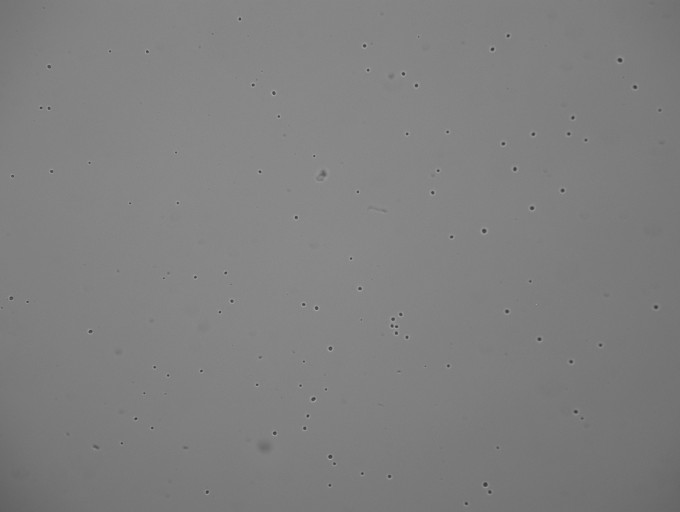
#> input picture LawlessData/R03C05/img_000000000__000.tif, 1360 x 1024 px (shown at 1/2 size); the run also reads 1 picture not shown here
$ python GrowthRateCV2.py R03C05/img_000000001__000.tif
#> lines starting #> are read from the running program, lines starting #| are printed output that depends on the picture; after the words box and inside, x2 and y2 are one past the last pixel; in counts of white or black regions, pixels touching at a corner belong together; pictures that were not available may be replaced by others from this repository, and a replacement may not be noted
############# IMAGE ANALYSIS IN CV2 ##############

import cv2
import cv2.cv as cv
import PIL, sys, os, numpy, random, math, re
from PIL import Image

################# Functions ######################

def numericalSort(value):
    '''To sort file names numerically'''
    numbers = re.compile(r'(\d+)')
    parts = numbers.split(value)
    parts[1::2] = map(int, parts[1::2])
    return parts

def makeBackground(folders):
    ''' Open stack of first images from each spot and get median pixel
    intensity to get a good background lighting map '''
    example=cv2.imread(os.path.join(folders[0],"img_000000000__000.tif"),3)
    images=numpy.zeros(example.shape+(len(folders),),numpy.uint8)
    for f in xrange(len(folders)):
        currim=cv2.imread(os.path.join(folders[f],"img_000000000__000.tif"),3)
        images[:,:,:,f]=currim
    backg=numpy.median(images,axis=3)
    new_image=numpy.zeros(example.shape,numpy.uint8)
    new_image[:]=backg
    return(new_image)

def getBlobs(image,bk,showIms=False,DX=25,DY=25):
    '''Get masks representing microcolony sizes and positions'''
    # Open image as colour
    im=cv2.imread(image,3)
    siz=im.shape #row, column = height, width
    if showIms:
        img=Image.fromarray(im,'RGB')
        img.save("1ShowImages.png")
    # Add border around image (based on background)
    border_im=cv2.resize(bk,(2*DY+siz[1],2*DX+siz[0]),
                         interpolation = cv2.INTER_CUBIC)
    new_siz=border_im.shape
    border_im[DY:new_siz[0]-DY,DX:new_siz[1]-DX]=im
    if showIms:
        img=Image.fromarray(border_im,'RGB')
        img.save("2ShowImages.png")
    # Convert image to gray scale; use original image for canny edge map!
    im_gray=cv2.cvtColor(im,cv2.COLOR_BGR2GRAY)
    # Generate Canny Edge Map
    canny_im=cv2.Canny(im_gray,10,50,3)
    if showIms:
        img=Image.fromarray(canny_im)
        img.save("3ShowImages.png")
    # Find contours and fill in the area
    kernel = numpy.ones((5,5),numpy.uint8)
    dilate_im=cv2.dilate(canny_im,kernel,iterations=4)
    if showIms:
        img=Image.fromarray(dilate_im)
        img.save("4ShowImages.png")
    erode_im=cv2.erode(dilate_im,kernel,iterations=4)
    if showIms:
        img=Image.fromarray(erode_im)
        img.save("5ShowImages.png")
    final_im=erode_im.copy()
    (contour,_)=cv2.findContours(final_im,cv2.RETR_TREE,cv2.CHAIN_APPROX_SIMPLE)
    if showIms:
        contour_im=numpy.zeros(siz,numpy.uint8)
        cv2.drawContours(contour_im,contour,-1,(200,0,0),1)
        img=Image.fromarray(contour_im)
        img.save("6ShowImages.png")
    FCA=[]
    for c in contour:
        area=cv2.contourArea(c)
        (x,y,),r=cv2.minEnclosingCircle(c)
        area2=math.pi*(r**2)
        if area/area2 > 0.6:
            FCA.append(c)
    if showIms:
        final_contour_im=numpy.zeros(siz,numpy.uint8)
        cv2.drawContours(final_contour_im,FCA,-1,(0,200,0),1)
        img=Image.fromarray(final_contour_im)
        img.save("7ShowImages.png")
    return(FCA)

################# Main Script ####################

# Final Photo
FINALPHOT=35
# Border size around the image
DX, DY = 25,25

# Colour Specifications (#Not sure if these are useful, come back or delete)
colourbig=numpy.uint8([[[150,150,150]]])
#deprectated: fnt=cv.InitFont(cv.CV_FONT_HERSHEY_PLAIN,1.5,1.5)
colourex=numpy.uint8([[[255,255,255]]]) #white

# Find all available time courses
syspath = os.path.dirname(sys.argv[0]) #current working directory
fullpath = os.path.abspath(syspath) #same as above
allobj=os.listdir(fullpath) #list of all objects in the directory

# Getting all folder names
folders=[]
for f in allobj:
    if len(f)==6 and "." not in f and f[0]=="R" and f[3]=="C":
        folders.append(f)

# Generating a grey background of median pixels of all first images
bk=makeBackground(folders) #random.sample(folders,30)
#> in makeBackground, example is the input picture: shape (1024, 1360, 3); min 50, max 255, mean 127.5

# Make new folder for writing output images
if not os.path.exists("OutputImages"):
    os.makedirs("OutputImages")

imdict={}
# Iterating through all folders
for f in folders:
    print(f)
#| R03C05
    finalphoto="img_%09d__000.tif"%FINALPHOT
    impath=os.path.join(f,finalphoto)
    blbs=getBlobs(impath,bk,showIms=False,DX=DX,DY=DY)
#> in getBlobs, `canny_im=cv2.Canny(im_gray,10,50,3)`:
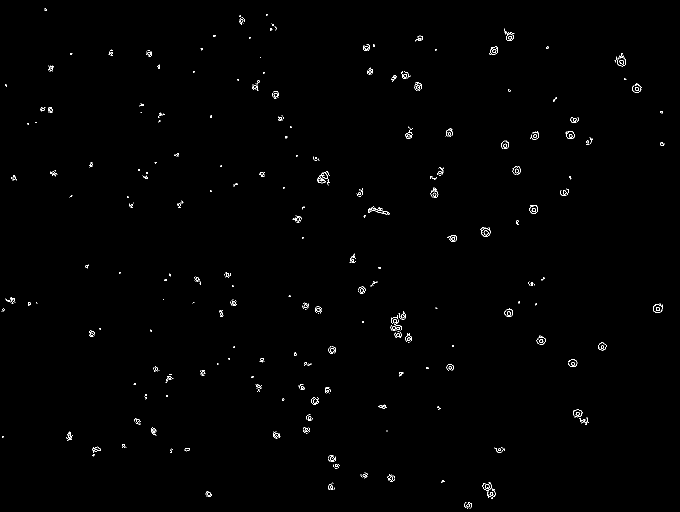
#> canny_im: shape (1024, 1360) (shown at 1/2 size); 0.51% white in thin lines or dots
#> in getBlobs, `dilate_im=cv2.dilate(canny_im,kernel,iterations=4)`: dilate_im: shape (1024, 1360); 8.5% white; 140 white regions, largest, box (x1, y1, x2, y2) and area: (773, 614, 832, 693) 3327, (775, 134, 852, 189) 2523, (852, 327, 896, 404) 2398
#> in getBlobs, `erode_im=cv2.erode(dilate_im,kernel,iterations=4)`:
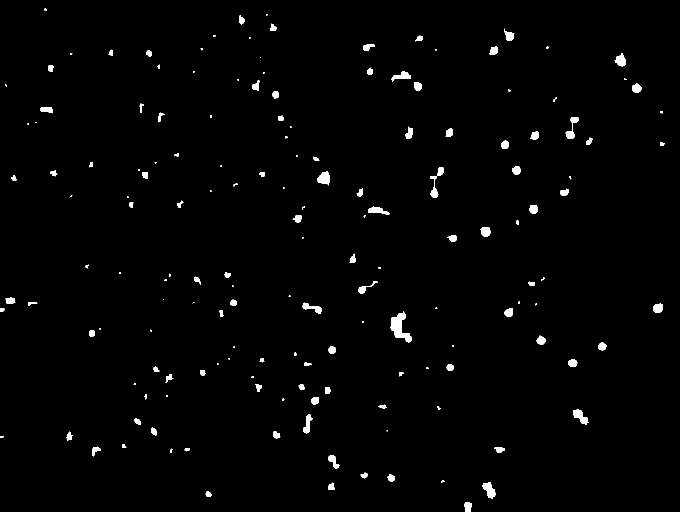
#> erode_im: shape (1024, 1360) (shown at 1/2 size); 1.3% white; 164 white regions (54 under 20 px)
#> in getBlobs, `(contour,_)=cv2.findContours(final_im,cv2.RETR_TREE,cv2.CHAIN_APPROX_S..`: contour = 164 contours, 66 with area under 20; largest, box (x1, y1, x2, y2) and area: (781, 622, 824, 685) 1152, (965, 964, 991, 998) 456, (634, 342, 660, 371) 430, (1146, 818, 1177, 850) 416, (1131, 234, 1157, 278) 352
#> the loop in getBlobs, `for c in contour:` made 164 passes
#> (area, x, y, r, area2) on passes 1 to 3: (215.5, 935.5, 1013.5, 10.98, 378.6), (86, 417.3, 987.4, 6.3, 124.7), (109.5, 662.5, 972.9, 8.25, 214)
#> after the loop in getBlobs, `for c in contour:`: FCA = 51 contours, 22 with area under 20; largest, box (x1, y1, x2, y2) and area: (1229, 106, 1252, 133) 341, (1306, 606, 1326, 626) 276, (960, 454, 982, 474) 272, (1265, 166, 1283, 186) 232, (1059, 410, 1076, 427) 224
#> blbs has the same summary as FCA in getBlobs
    Nblbs=len(blbs) #number of blobs in the final photo
#> Nblbs = 51
    res=numpy.zeros((FINALPHOT,Nblbs+1),numpy.float)
    locs=numpy.zeros((Nblbs,4),numpy.int)

    # Make directory for output images
    if not os.path.exists(os.path.join(fullpath,"OutputImages",f)):
        os.makedirs(os.path.join(fullpath,"OutputImages",f))

    # Find all photos available (before "final" photo)
    imdict[f]=[]
    files=os.listdir(os.path.join(fullpath,f)) #gets files with folder name in them
    tiffs=[]
    tiffcount=0

    # Iterating through all the files in the folder
    files=sorted(files,key=numericalSort) #to order files numerically
    for filename in files:
        if ".tif" in filename and tiffcount<36: #only for files up to the final photo
            tiffs.append(filename)
            tiffcount+=1
#> after the loop, tiffcount = 3
    for imno in xrange(0,FINALPHOT): #iterating through all image numbers less than 36
        imname=tiffs[imno]
#> imname = 'img_000000000__000.tif'
        imtim=os.path.getmtime(os.path.join(fullpath,f,imname)) #gets time of when image was saved?
        res[imno,0]=imtim #stores the time
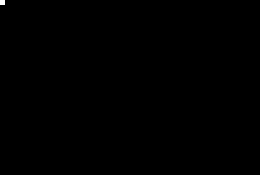
#> res: shape (35, 52) float64 (shown 5 times larger); values 0 (black) and 1.8e+09 (white), 0.05% white in thin lines or dots, all inside (x1, y1, x2, y2) = (0, 0, 1, 1)
        # Get current blobs
        impath=os.path.join(fullpath,f,imname)
        cblbs=getBlobs(impath,bk,showIms=False,DX=DX,DY=DY)
#> call 2 of getBlobs, with showIms = False, DX = 25, DY = 25
#> in getBlobs (call 2), `canny_im=cv2.Canny(im_gray,10,50,3)`:
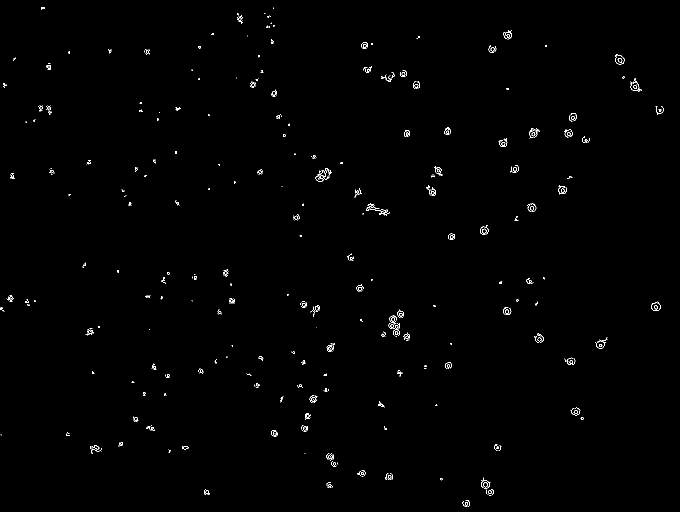
#> canny_im: shape (1024, 1360) (shown at 1/2 size); 0.5% white in thin lines or dots
#> in getBlobs (call 2), `dilate_im=cv2.dilate(canny_im,kernel,iterations=4)`:
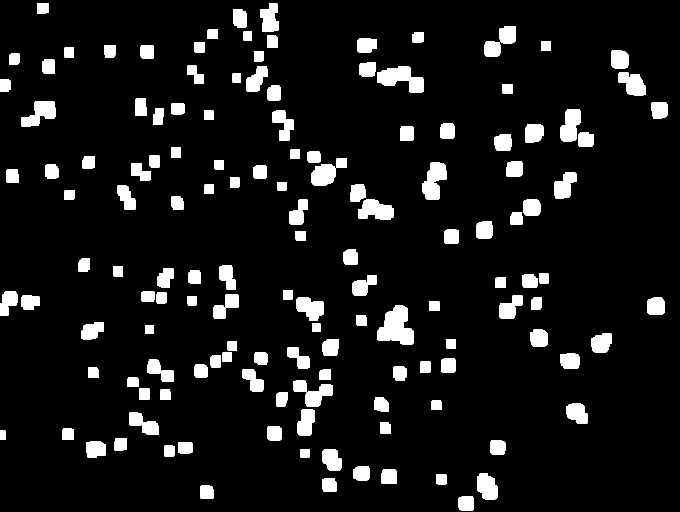
#> dilate_im: shape (1024, 1360) (shown at 1/2 size); 8.7% white; 148 white regions, largest, box (x1, y1, x2, y2) and area: (755, 611, 828, 689) 3727, (754, 132, 848, 186) 2897, (845, 325, 893, 400) 2385
#> in getBlobs (call 2), `erode_im=cv2.erode(dilate_im,kernel,iterations=4)`:
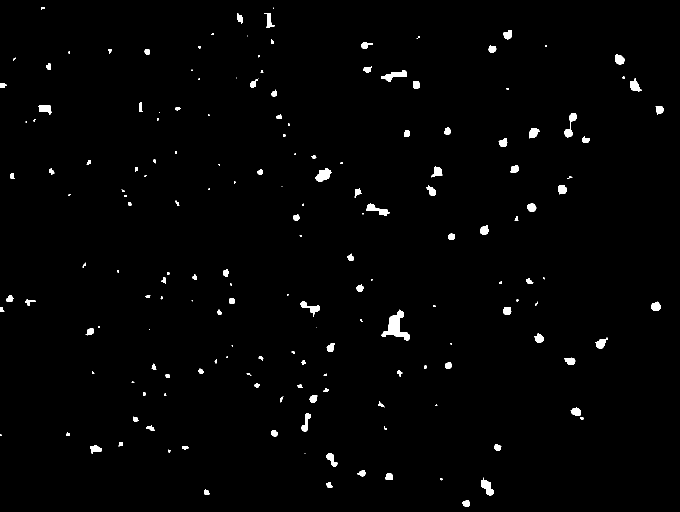
#> erode_im: shape (1024, 1360) (shown at 1/2 size); 1.3% white; 174 white regions (59 under 20 px)
#> in getBlobs (call 2), `(contour,_)=cv2.findContours(final_im,cv2.RETR_TREE,cv2.CHAIN_APPROX_S..`: contour = 174 contours, 72 with area under 20; largest, box (x1, y1, x2, y2) and area: (763, 619, 820, 681) 1266, (631, 336, 664, 363) 488, (762, 140, 814, 164) 481, (962, 955, 987, 991) 416, (1128, 226, 1153, 275) 397
#> the loop in getBlobs (call 2), `for c in contour:` made 174 passes
#> (area, x, y, r, area2) on passes 1 to 3: (135, 932.1, 1006.8, 7.62, 182.3), (75.5, 413.6, 984, 6.17, 119.5), (80.5, 658.5, 970, 6.8, 145.3)
        currim=cv2.imread(impath,3)
        #gets ALL current blobs for that image number in that folder

        # Paint all current blobs to an empty image
        black=numpy.zeros((bk.shape[0],bk.shape[1]),numpy.uint8)
        cv2.drawContours(black,cblbs,-1,(255,255,255),-1)
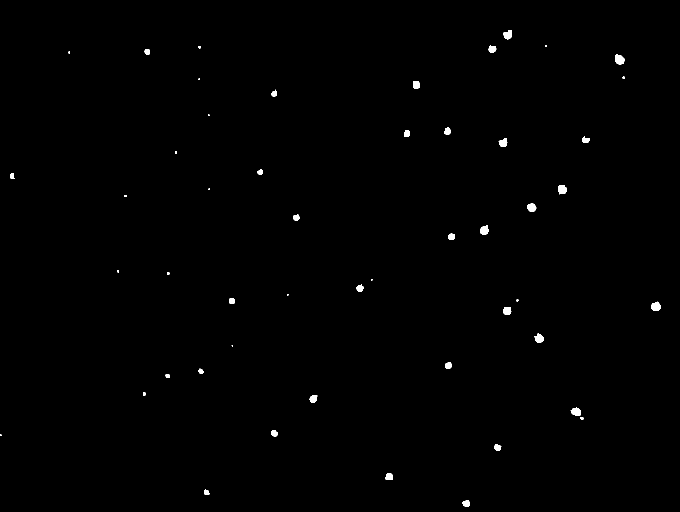
#> black: shape (1024, 1360) (shown at 1/2 size); 0.4% white; 50 white regions (14 under 20 px), largest, box (x1, y1, x2, y2) and area: (1230, 108, 1249, 129) 298, (1302, 603, 1321, 622) 272, (1117, 370, 1134, 389) 259

        # Cropping the final photos
        blbno=1
        for blb in blbs: #would have to iterate through cblbs here to crop all images
            x,y,w,h=cv2.boundingRect(blb)
            ROI=black[y:y+h,x:x+w]
            maskedarea=cv2.countNonZero(ROI)
            res[imno,blbno]=maskedarea
            #blob=currim[y:y+h,x:x+w]
            locs[blbno-1]=[x,y,w,h]
            blbno+=1
#> this loop made 51 passes
#> blb on passes 10, 12, 15, 19, 27, 28, 30, 32, 33, 36, 37, 43: [[434, 727], [434, 729], [436, 729], [436, 727]], [[457, 716], [457, 718], [459, 718], [459, 716]], [[467, 693], [467, 695], [469, 695], [469, 693]], [[199, 656], [199, 658], [201, 658], [201, 656]], [[254, 393], [254, 395], [256, 395], [256, 393]], [[420, 381], [420, 383], [422, 383], [422, 381]], [[566, 374], [566, 376], [568, 376], [568, 374]], [[441, 331], [441, 333], [443, 333], [443, 331]], [[592, 310], [592, 312], [594, 312], [594, 310]], [[580, 253], [580, 255], [582, 255], [582, 253]], [[55, 246], [55, 248], [57, 248], [57, 246]], [[475, 158], [475, 160], [477, 160], [477, 158]]
#> (the run stopped early here; a loop or call above may not have finished)
